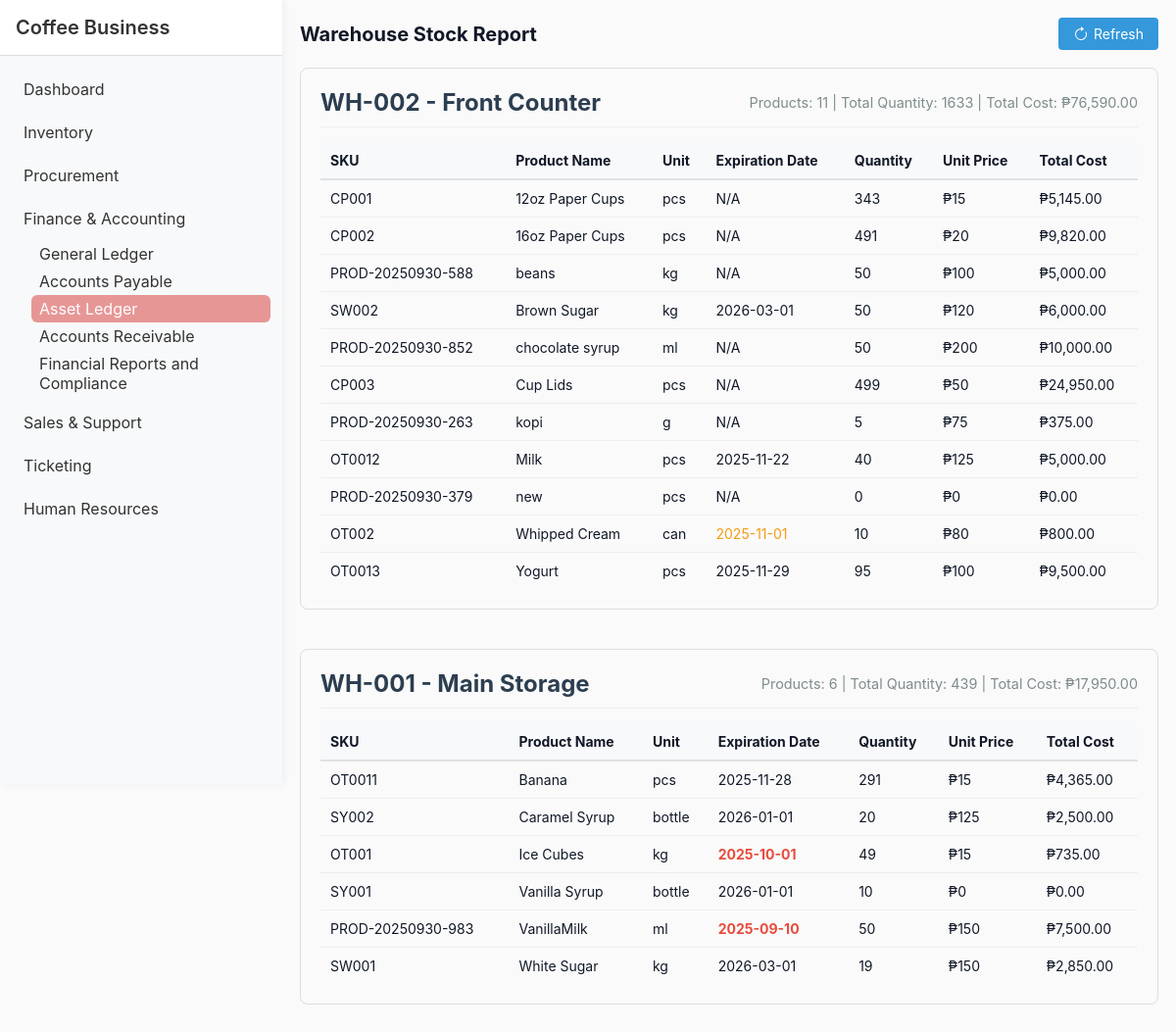
The page /Module5/warehouse_stock.php on the database its author committed.
### tables this page shows
CREATE TABLE `locations` (
  `id` int(11) NOT NULL,
  `code` varchar(50) NOT NULL,
  `name` varchar(255) NOT NULL,
  `description` text DEFAULT NULL,
  `created_at` timestamp NOT NULL DEFAULT current_timestamp()
);

CREATE TABLE `products` (
  `id` int(11) NOT NULL,
  `sku` varchar(50) NOT NULL,
  `name` varchar(255) NOT NULL,
  `description` text DEFAULT NULL,
  `category` varchar(100) DEFAULT NULL,
  `unit` varchar(30) DEFAULT 'pcs',
  `expiration_date` date DEFAULT NULL,
  `min_qty` int(11) DEFAULT 0,
  `max_qty` int(11) DEFAULT 0,
  `created_at` timestamp NOT NULL DEFAULT current_timestamp(),
  `updated_at` timestamp NULL DEFAULT NULL ON UPDATE current_timestamp(),
  `warehouse_id` int(11) DEFAULT NULL,
  `total_quantity` int(11) DEFAULT 0,
  `unit_price` decimal(10,2) DEFAULT NULL
);

### Module5/warehouse_stock.php (the view, shortened to what this page needs)
<?php
require '../db.php';
$warehouses = $pdo->query("SELECT id, code, name FROM locations ORDER BY name")->fetchAll(PDO::FETCH_ASSOC);
$warehouseData = [];
foreach ($warehouses as $warehouse) {
    $stmt = $pdo->prepare("
        SELECT
            p.id,
            p.sku,
            p.name,
            p.unit,
            p.expiration_date,
            p.unit_price,
            COALESCE(pl.quantity, 0) AS quantity
        FROM products p
        LEFT JOIN product_locations pl ON p.id = pl.product_id AND pl.location_id = ?
        WHERE p.warehouse_id = ? OR pl.location_id = ?
        ORDER BY p.name
    ");
    $stmt->execute([$warehouse['id'], $warehouse['id'], $warehouse['id']]);
    $products = $stmt->fetchAll(PDO::FETCH_ASSOC);
    $totalProducts = count($products);
    $totalQuantity = array_sum(array_column($products, 'quantity'));
    $totalCost = 0;
    foreach ($products as $p) {
        $totalCost += $p['quantity'] * $p['unit_price'];
    }
    $warehouseData[] = [
        'warehouse' => $warehouse,
        'products' => $products,
        'totalProducts' => $totalProducts,
        'totalQuantity' => $totalQuantity,
        'totalCost' => $totalCost
    ];
}
?>
<!doctype html>
<html>
<head>
    <link rel="stylesheet" href="styles.css">
</head>
<body>
    <?php include '../shared/sidebar.php'; ?>
    <div class="container" style="margin-left: 18rem;">
        <div class="header">
            <h1>Warehouse Stock Report</h1>
            <div>
                <button class="refresh-btn" onclick="window.location.reload()">
                    <svg xmlns="http://www.w3.org/2000/svg" width="16" height="16" fill="currentColor" viewBox="0 0 16 16">
                        <path fill-rule="evenodd" d="M8 3a5 5 0 1 0 4.546 2.914.5.5 0 0 1 .908-.417A6 6 0 1 1 8 2v1z" />
                        <path d="M8 4.466V.534a.25.25 0 0 1 .41-.192l2.36 1.966c.12.1.12.284 0 .384L8.41 4.658A.25.25 0 0 1 8 4.466z" />
                    </svg>
                    Refresh
                </button>
            </div>
        </div>
        <?php if (empty($warehouseData)): ?>
            <div class="card">
                <p class="no-products">No warehouses found.</p>
            </div>
        <?php else: ?>
            <?php foreach ($warehouseData as $data): ?>
                <div class="warehouse-section">
                    <div class="warehouse-header">
                        <div class="warehouse-title">
                            <?php echo htmlspecialchars($data['warehouse']['code'] . ' - ' . $data['warehouse']['name']); ?>
                        </div>
                        <div class="warehouse-totals">
                            Products: <?php echo $data['totalProducts']; ?> |
                            Total Quantity: <?php echo $data['totalQuantity']; ?> |
                            Total Cost: ₱<?php echo number_format($data['totalCost'], 2); ?>
                        </div>
                    </div>
                    <?php if (empty($data['products'])): ?>
                        <p class="no-products">No products in this warehouse.</p>
                    <?php else: ?>
                        <table class="table warehouse-table">
                            <thead>
                                <tr>
                                    <th>SKU</th>
                                    <th>Product Name</th>
                                    <th>Unit</th>
                                    <th>Expiration Date</th>
                                    <th>Quantity</th>
                                    <th>Unit Price</th>
                                    <th>Total Cost</th>
                                </tr>
                            </thead>
                            <tbody>
                                <?php foreach ($data['products'] as $product): ?>
                                    <?php
                                    $expirationClass = '';
                                    $today = new DateTime();
                                    $expDate = $product['expiration_date'] ? new DateTime($product['expiration_date']) : null;
                                    if ($expDate) {
                                        $interval = $today->diff($expDate);
                                        if ($interval->invert) {
                                            $expirationClass = 'expired';
                                        } elseif ($interval->days <= 30) {
                                            $expirationClass = 'expiring-soon';
                                        }
                                    }
                                    ?>
                                    <tr>
                                        <td><?php echo htmlspecialchars($product['sku']); ?></td>
                                        <td><?php echo htmlspecialchars($product['name']); ?></td>
                                        <td><?php echo htmlspecialchars($product['unit']); ?></td>
                                        <td class="<?php echo $expirationClass; ?>">
                                            <?php echo $product['expiration_date'] ? htmlspecialchars($product['expiration_date']) : 'N/A'; ?>
                                        </td>
                                        <td><?php echo (int)$product['quantity']; ?></td>
                                        <td>₱<?php echo (int)$product['unit_price']; ?></td>
                                        <td>₱<?php echo number_format($product['quantity'] * $product['unit_price'], 2); ?></td>
                                    </tr>
                                <?php endforeach; ?>
                            </tbody>
                        </table>
                    <?php endif; ?>
                </div>
            <?php endforeach; ?>
        <?php endif; ?>
    </div>
</body>
</html>

### Module1/styles.css (style rules this page uses)
:root { --bg: #fafafa; --card: #ffffff; --muted: #6b7280; --accent: #111827; }
* { box-sizing: border-box; font-family: Inter, Segoe UI, Arial, Helvetica, sans-serif; }
body { background: var(--bg); color: var(--accent); margin: 0; padding: 18px; }
.container { max-width: 1100px; margin: 0 auto; }
.header { display: flex; justify-content: space-between; align-items: center; margin-bottom: 18px; }
h1 { margin: 0; font-size: 20px; }
.table { width: 100%; border-collapse: collapse; }
.table th, .table td { padding: 8px; border-bottom: 1px solid #eee; text-align: left; font-size: 14px; }

### Module5/warehouse_stock.php (style rules this page uses)
.warehouse-section { margin-bottom: 40px; border: 1px solid #ddd; border-radius: 8px; padding: 20px; }
.warehouse-header { display: flex; justify-content: space-between; align-items: center; margin-bottom: 15px; padding-bottom: 10px; border-bottom: 1px solid #eee; }
.warehouse-title { font-size: 1.5rem; font-weight: bold; color: #2c3e50; }
.warehouse-totals { font-size: 0.9rem; color: #7f8c8d; }
.warehouse-table { width: 100%; border-collapse: collapse; }
.warehouse-table th { background-color: #f8f9fa; text-align: left; padding: 10px; border-bottom: 2px solid #dee2e6; }
.warehouse-table td { padding: 10px; border-bottom: 1px solid #eee; }
.warehouse-table tr:last-child td { border-bottom: none; }
.expired { color: #e74c3c; font-weight: bold; }
.expiring-soon { color: #f39c12; }
.refresh-btn { background-color: #3498db; color: white; border: none; padding: 8px 15px; border-radius: 4px; cursor: pointer; font-size: 14px; display: flex; align-items: center; gap: 5px; }

### rows shown on the page
locations: code+name "WH-002 - Front Counter"
products: sku "CP001", name "12oz Paper Cups", unit "pcs", shows "N/A", quantity "343", unit_price "15", unit_price "5,145.00"
products: sku "CP002", name "16oz Paper Cups", unit "pcs", shows "N/A", quantity "491", unit_price "20", unit_price "9,820.00"
products: sku "PROD-20250930-588", name "beans", unit "kg", shows "N/A", quantity "50", unit_price "100", unit_price "5,000.00"
products: sku "SW002", name "Brown Sugar", unit "kg", expiration_date "2026-03-01", quantity "50", unit_price "120", unit_price "6,000.00"
products: sku "PROD-20250930-852", name "chocolate syrup", unit "ml", shows "N/A", quantity "50", unit_price "200", unit_price "10,000.00"
products: sku "CP003", name "Cup Lids", unit "pcs", shows "N/A", quantity "499", unit_price "50", unit_price "24,950.00"
products: sku "PROD-20250930-263", name "kopi", unit "g", shows "N/A", quantity "5", unit_price "75", unit_price "375.00"
products: sku "OT0012", name "Milk", unit "pcs", expiration_date "2025-11-22", quantity "40", unit_price "125", unit_price "5,000.00"
products: sku "PROD-20250930-379", name "new", unit "pcs", shows "N/A", quantity "0", unit_price "0", unit_price "0.00"
products: sku "OT002", name "Whipped Cream", unit "can", expiration_date "2025-11-01", quantity "10", unit_price "80", unit_price "800.00"
products: sku "OT0013", name "Yogurt", unit "pcs", expiration_date "2025-11-29", quantity "95", unit_price "100", unit_price "9,500.00"
locations: code+name "WH-001 - Main Storage"
products: sku "OT0011", name "Banana", unit "pcs", expiration_date "2025-11-28", quantity "291", unit_price "15", unit_price "4,365.00"
products: sku "SY002", name "Caramel Syrup", unit "bottle", expiration_date "2026-01-01", quantity "20", unit_price "125", unit_price "2,500.00"
products: sku "OT001", name "Ice Cubes", unit "kg", expiration_date "2025-10-01", quantity "49", unit_price "15", unit_price "735.00"
products: sku "SY001", name "Vanilla Syrup", unit "bottle", expiration_date "2026-01-01", quantity "10", unit_price "0", unit_price "0.00"
products: sku "PROD-20250930-983", name "VanillaMilk", unit "ml", expiration_date "2025-09-10", quantity "50", unit_price "150", unit_price "7,500.00"
products: sku "SW001", name "White Sugar", unit "kg", expiration_date "2026-03-01", quantity "19", unit_price "150", unit_price "2,850.00"

### other values the page prints
$data['totalProducts'] "11"
$data['totalQuantity'] "1633"
$data['totalCost'] "76,590.00"
$data['totalProducts'] "6"
$data['totalQuantity'] "439"
$data['totalCost'] "17,950.00"
